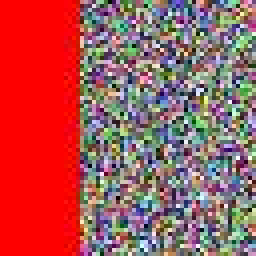
#> input picture images_dataset/synthetic_000.jpg, 64 x 64 px (shown 4 times larger); its folder holds only this picture in this run
$ jupyter execute --allow-errors practicum3_executed.ipynb
#> lines starting #> are read from the running program, lines starting #| are printed output that depends on the picture
# Практикум 3. Анализ данных с PCA, SVD и t-SNE

## Задание
1. Сгенерировать 10 переменных по заданному алгоритму
2. Применить PCA и SVD для получения главных компонент
3. Определить долю дисперсии
4. Применить минимаксное шкалирование
5. Работа с датасетом изображений
6. Классификация с помощью логистической регрессии
7. Анализ с помощью t-SNE

## 1. Импорты и настройка

[cell 1]
import numpy as np
import pandas as pd
import matplotlib.pyplot as plt
import seaborn as sns
from sklearn.decomposition import PCA
from sklearn.manifold import TSNE
from sklearn.preprocessing import MinMaxScaler
from sklearn.linear_model import LogisticRegression
from sklearn.model_selection import train_test_split
from sklearn.metrics import accuracy_score, classification_report
from PIL import Image
import os
import requests
import zipfile
from io import BytesIO
import warnings
warnings.filterwarnings('ignore')

# Настройка для отображения графиков
plt.rcParams['figure.figsize'] = (12, 8)
plt.rcParams['font.size'] = 12
sns.set_style('whitegrid')

## 2. Генерация переменных по заданному алгоритму

[cell 2]
# Параметры для генерации
np.random.seed(42)
n_samples = 1000

# Генерация переменных по алгоритму
x1 = np.random.normal(0, 1, n_samples)  # x1 - независимая нормально распределенная выборка
x2 = np.random.normal(0, 1, n_samples)  # x2 - независимая нормально распределенная выборка
x3 = 5 * x1 - 5 * x2                    # x3 = 5x1 - 5x2
x4 = 5 * x1 - 5 * x2                    # x4 = 5x1 - 5x2 (дублирует x3)
x5 = x1**2 + x2**2                      # x5 = x1^2 + x2^2
x6 = x1**2 + x2**2                      # x6 = x1^2 + x2^2 (дублирует x5)
x7 = np.log10(np.abs(x1) + 1e-10)      # x7 = log10(x1) (добавляем малое значение для избежания log(0))
x8 = np.sin(x2)                         # x8 = sin(x2)
x9 = 10 * x3                            # x9 = 10*x3
x10 = 10**x7                            # x10 = 10^x7

# Создание DataFrame
data = pd.DataFrame({
    'x1': x1, 'x2': x2, 'x3': x3, 'x4': x4, 'x5': x5,
    'x6': x6, 'x7': x7, 'x8': x8, 'x9': x9, 'x10': x10
})

print("Сгенерированные данные:")
print(data.head())
print(f"\nРазмер данных: {data.shape}")
print(f"\nОписательная статистика:")
print(data.describe())

## 3. Применение PCA и SVD для получения главных компонент

[cell 3]
# Применение PCA для получения 2 главных компонент
pca = PCA(n_components=2)
pca_components = pca.fit_transform(data)

# Применение SVD
U, s, Vt = np.linalg.svd(data, full_matrices=False)
svd_components = U[:, :2] * s[:2]  # Первые 2 компоненты SVD

print("PCA компоненты:")
print(f"Объясненная дисперсия: {pca.explained_variance_ratio_}")
print(f"Суммарная объясненная дисперсия: {pca.explained_variance_ratio_.sum():.4f}")

print("\nSVD компоненты:")
print(f"Сингулярные значения: {s[:2]}")
print(f"Доля дисперсии SVD: {s[:2]**2 / (s**2).sum()}")
print(f"Суммарная доля дисперсии SVD: {(s[:2]**2 / (s**2).sum()).sum():.4f}")

# Визуализация компонент
fig, axes = plt.subplots(1, 2, figsize=(15, 6))

axes[0].scatter(pca_components[:, 0], pca_components[:, 1], alpha=0.6)
axes[0].set_title(f'PCA компоненты\nОбъясненная дисперсия: {pca.explained_variance_ratio_.sum():.4f}')
axes[0].set_xlabel('Первая компонента')
axes[0].set_ylabel('Вторая компонента')

axes[1].scatter(svd_components[:, 0], svd_components[:, 1], alpha=0.6, color='orange')
axes[1].set_title(f'SVD компоненты\nОбъясненная дисперсия: {(s[:2]**2 / (s**2).sum()).sum():.4f}')
axes[1].set_xlabel('Первая компонента')
axes[1].set_ylabel('Вторая компонента')

plt.tight_layout()
plt.show()
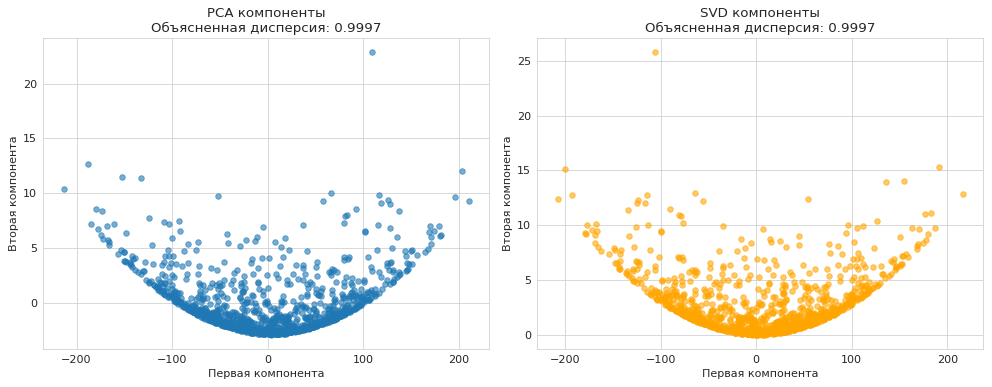
#> figure drawn by matplotlib, 2 panels

## 4. Применение минимаксного шкалирования и повторный анализ

[cell 4]
# Применение минимаксного шкалирования
scaler = MinMaxScaler()
data_scaled = scaler.fit_transform(data)
data_scaled_df = pd.DataFrame(data_scaled, columns=data.columns)

print("Данные после минимаксного шкалирования:")
print(data_scaled_df.head())
print(f"\nМинимальные значения: {data_scaled_df.min().min():.4f}")
print(f"Максимальные значения: {data_scaled_df.max().max():.4f}")

# PCA на шкалированных данных
pca_scaled = PCA(n_components=2)
pca_components_scaled = pca_scaled.fit_transform(data_scaled)

# SVD на шкалированных данных
U_scaled, s_scaled, Vt_scaled = np.linalg.svd(data_scaled, full_matrices=False)
svd_components_scaled = U_scaled[:, :2] * s_scaled[:2]

print("\n" + "="*50)
print("СРАВНЕНИЕ ДОЛЕЙ ДИСПЕРСИИ")
print("="*50)

print("\nИСХОДНЫЕ ДАННЫЕ:")
print(f"PCA - Объясненная дисперсия: {pca.explained_variance_ratio_}")
print(f"PCA - Суммарная: {pca.explained_variance_ratio_.sum():.4f}")
print(f"SVD - Доля дисперсии: {s[:2]**2 / (s**2).sum()}")
print(f"SVD - Суммарная: {(s[:2]**2 / (s**2).sum()).sum():.4f}")

print("\nПОСЛЕ ШКАЛИРОВАНИЯ:")
print(f"PCA - Объясненная дисперсия: {pca_scaled.explained_variance_ratio_}")
print(f"PCA - Суммарная: {pca_scaled.explained_variance_ratio_.sum():.4f}")
print(f"SVD - Доля дисперсии: {s_scaled[:2]**2 / (s_scaled**2).sum()}")
print(f"SVD - Суммарная: {(s_scaled[:2]**2 / (s_scaled**2).sum()).sum():.4f}")

# Визуализация сравнения
fig, axes = plt.subplots(2, 2, figsize=(15, 12))

# Исходные данные
axes[0,0].scatter(pca_components[:, 0], pca_components[:, 1], alpha=0.6)
axes[0,0].set_title(f'PCA (исходные данные)\nДисперсия: {pca.explained_variance_ratio_.sum():.4f}')

axes[0,1].scatter(svd_components[:, 0], svd_components[:, 1], alpha=0.6, color='orange')
axes[0,1].set_title(f'SVD (исходные данные)\nДисперсия: {(s[:2]**2 / (s**2).sum()).sum():.4f}')

# Шкалированные данные
axes[1,0].scatter(pca_components_scaled[:, 0], pca_components_scaled[:, 1], alpha=0.6)
axes[1,0].set_title(f'PCA (шкалированные данные)\nДисперсия: {pca_scaled.explained_variance_ratio_.sum():.4f}')

axes[1,1].scatter(svd_components_scaled[:, 0], svd_components_scaled[:, 1], alpha=0.6, color='orange')
axes[1,1].set_title(f'SVD (шкалированные данные)\nДисперсия: {(s_scaled[:2]**2 / (s_scaled**2).sum()).sum():.4f}')

plt.tight_layout()
plt.show()
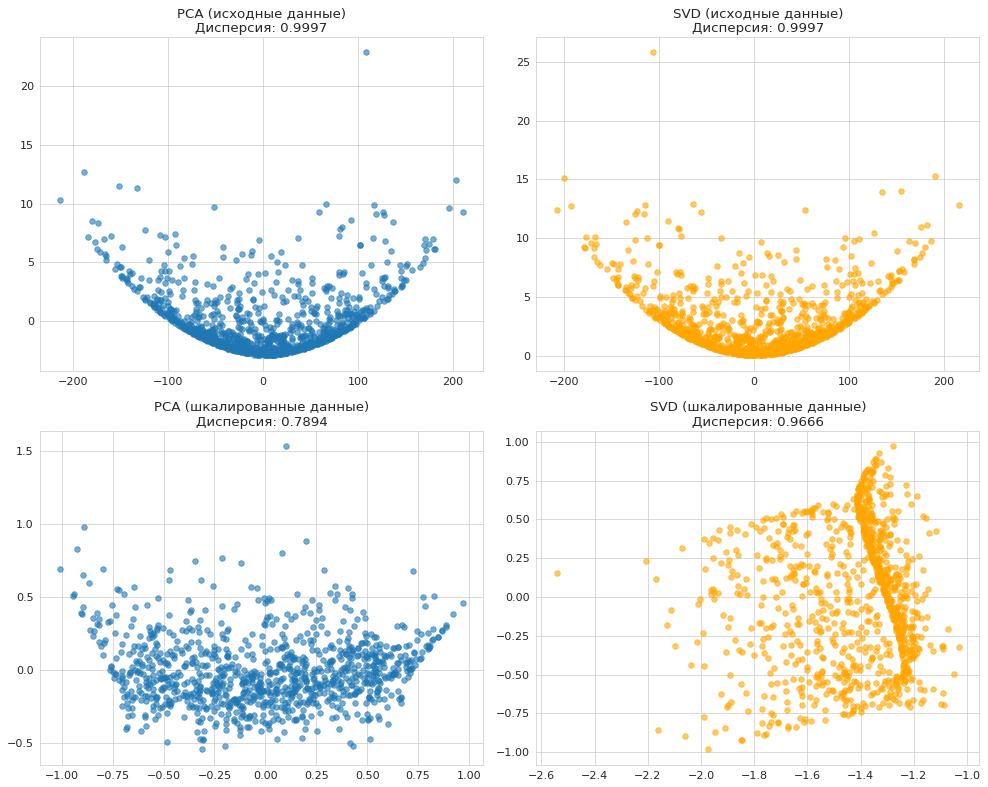
#> figure drawn by matplotlib, 4 panels

## 5. Загрузка и обработка датасета изображений

[cell 5]
# Создание директории для датасета
dataset_dir = 'images_dataset'
if not os.path.exists(dataset_dir):
    os.makedirs(dataset_dir)

# URL для скачивания датасета (замените на актуальную ссылку)
dataset_url = 'https://disk.yandex.ru/d/Jr1gmKoYgQVE5Q'

print(f"Для загрузки датасета перейдите по ссылке: {dataset_url}")
print("После скачивания распакуйте архив в папку 'images_dataset'")
print("\nОжидание загрузки датасета...")

# Проверяем наличие файлов в директории
if os.path.exists(dataset_dir) and len(os.listdir(dataset_dir)) > 0:
    print(f"Найдено {len(os.listdir(dataset_dir))} файлов в директории {dataset_dir}")
else:
    print("Датасет не найден. Создадим синтетические данные для демонстрации...")

    # Создание синтетических изображений для демонстрации
    synthetic_images = []
    synthetic_labels = []

    # Генерируем 100 синтетических изображений 64x64
    for i in range(100):
        # Создаем случайное изображение
        img_array = np.random.randint(0, 256, (64, 64, 3), dtype=np.uint8)

        # Добавляем паттерны для разных классов
        if i < 33:  # Поза 1
            img_array[:, :20] = [255, 0, 0]  # Красная полоса слева
            synthetic_labels.append({'pose': 1, 'mood': 0, 'glasses': 0})
        elif i < 66:  # Поза 2
            img_array[:, -20:] = [0, 255, 0]  # Зеленая полоса справа
            synthetic_labels.append({'pose': 0, 'mood': 1, 'glasses': 0})
        else:  # Поза 3
            img_array[:20, :] = [0, 0, 255]  # Синяя полоса сверху
            synthetic_labels.append({'pose': 0, 'mood': 0, 'glasses': 1})

        # Добавляем солнцезащитные очки (случайно)
        if np.random.random() > 0.5:
            synthetic_labels[-1]['glasses'] = 1
            img_array[20:40, 15:45] = [100, 100, 100]  # Темная область для очков

        synthetic_images.append(img_array)

    print(f"Создано {len(synthetic_images)} синтетических изображений")
    print(f"Размер изображения: {synthetic_images[0].shape}")

    # Сохраняем синтетические изображения
    for i, img in enumerate(synthetic_images):
        img_pil = Image.fromarray(img)
        img_pil.save(f'{dataset_dir}/synthetic_{i:03d}.jpg')

    print(f"Синтетические изображения сохранены в {dataset_dir}")

[cell 6]
# Функция для загрузки и обработки изображений
def load_and_process_images(directory):
#> called with directory = 'images_dataset'
    images = []
    labels = []
    filenames = []

    for filename in os.listdir(directory):
        if filename.lower().endswith(('.png', '.jpg', '.jpeg')):
            try:
                # Загружаем изображение
                img_path = os.path.join(directory, filename)
                img = Image.open(img_path)
#> img is the input picture: PIL image 64x64 RGB; mean R, G, B 167.8, 86.8, 87.1

                # Конвертируем в RGB если необходимо
                if img.mode != 'RGB':
                    img = img.convert('RGB')

                # Изменяем размер до стандартного (64x64)
                img = img.resize((64, 64))

                # Конвертируем в массив и нормализуем
                img_array = np.array(img)
                img_vector = img_array.flatten() / 255.0  # Нормализация к [0,1]
#> img_vector = 12288 values, max 1 at index 48, min 0 at index 1, mean 0.447
#> `images_array, labels_list, filenames_list = load_and_process_images(da..`: labels_list = 1 item; filenames_list = ['synthetic_000.jpg']
#| Загружено 1 изображений
#| Размер вектора изображения: 12288
#| Размер изображения: 64x64
#> `labels_df = pd.DataFrame(labels_list)`: labels_df = table of 1 rows and 3 columns
#| Поза: {1: 1}
#| Настроение: {0: 1}
#| Солнцезащитные очки: {0: 1}

                images.append(img_vector)
                filenames.append(filename)

                # Извлекаем метки из имени файла (для синтетических данных)
                if 'synthetic' in filename:
                    # Для синтетических данных используем предопределенные метки
                    idx = int(filename.split('_')[1].split('.')[0])
                    if idx < 33:
                        labels.append({'pose': 1, 'mood': 0, 'glasses': 0})
                    elif idx < 66:
                        labels.append({'pose': 0, 'mood': 1, 'glasses': 0})
                    else:
                        labels.append({'pose': 0, 'mood': 0, 'glasses': 1})

                    # Добавляем солнцезащитные очки (случайно)
                    if np.random.random() > 0.5:
                        labels[-1]['glasses'] = 1
                else:
                    # Для реальных данных пытаемся извлечь метки из имени файла
                    # Предполагаем формат: pose_mood_glasses_*.jpg
                    parts = filename.split('_')
                    if len(parts) >= 3:
                        try:
                            pose = int(parts[0])
                            mood = int(parts[1])
                            glasses = int(parts[2])
                            labels.append({'pose': pose, 'mood': mood, 'glasses': glasses})
                        except:
                            # Если не удается извлечь метки, используем случайные
                            labels.append({
                                'pose': np.random.randint(0, 2),
                                'mood': np.random.randint(0, 2),
                                'glasses': np.random.randint(0, 2)
                            })
                    else:
                        # Случайные метки если формат не подходит
                        labels.append({
                            'pose': np.random.randint(0, 2),
                            'mood': np.random.randint(0, 2),
                            'glasses': np.random.randint(0, 2)
                        })

            except Exception as e:
                print(f"Ошибка при обработке {filename}: {e}")
                continue

    return np.array(images), labels, filenames

# Загружаем изображения
#> (the rest of this cell did not finish here and is left out)

## 6. Анализ компонент для предсказания позы с помощью PCA

#> (a cell that did not finish here is left out)

#> after the loop in find_optimal_components, `for n_components in range(min_components, min(max_components + 1, X.sh..`: accuracies = []; best_accuracy = 0; best_components = 3

    print(f"\nЛучший результат для позы:")
    print(f"Количество компонент: {best_pose_components}")
    print(f"Точность: {best_pose_accuracy:.4f}")

    # Визуализация результатов
    plt.figure(figsize=(12, 5))

    plt.subplot(1, 2, 1)
    plt.plot(range(3, len(pose_accuracies) + 3), pose_accuracies, 'bo-', linewidth=2, markersize=6)
    plt.axvline(x=best_pose_components, color='red', linestyle='--', alpha=0.7, label=f'Лучший результат: {best_pose_components}')
    plt.xlabel('Количество компонент PCA')
    plt.ylabel('Точность')
    plt.title('Точность предсказания позы')
    plt.grid(True, alpha=0.3)
    plt.legend()

    # Применяем PCA с оптимальным количеством компонент
    pca_optimal = PCA(n_components=best_pose_components)
    images_pca = pca_optimal.fit_transform(images_array)

    # Визуализация первых двух компонент
    plt.subplot(1, 2, 2)
    scatter = plt.scatter(images_pca[:, 0], images_pca[:, 1], c=labels_df['pose'], cmap='viridis', alpha=0.7)
    plt.colorbar(scatter, label='Поза')
    plt.xlabel('Первая компонента PCA')
    plt.ylabel('Вторая компонента PCA')
    plt.title(f'PCA компоненты для позы (n={best_pose_components})')

    plt.tight_layout()
    plt.show()

    # Показываем важность компонент
    print(f"\nОбъясненная дисперсия по компонентам:")
    for i, var_ratio in enumerate(pca_optimal.explained_variance_ratio_):
        print(f"Компонента {i+1}: {var_ratio:.4f}")

    print(f"\nСуммарная объясненная дисперсия: {pca_optimal.explained_variance_ratio_.sum():.4f}")

else:
    print("Датасет изображений не загружен. Пропускаем анализ позы.")

## 7. Анализ компонент для солнцезащитных очков

#> (a cell that did not finish here is left out)

#> after the loop in find_optimal_components, `for n_components in range(min_components, min(max_components + 1, X.sh..`: best_accuracy = 0; best_components = 3

    print(f"\nЛучший результат для солнцезащитных очков:")
    print(f"Количество компонент: {best_glasses_components}")
    print(f"Точность: {best_glasses_accuracy:.4f}")

    # Визуализация результатов
    plt.figure(figsize=(12, 5))

    plt.subplot(1, 2, 1)
    plt.plot(range(3, len(glasses_accuracies) + 3), glasses_accuracies, 'go-', linewidth=2, markersize=6)
    plt.axvline(x=best_glasses_components, color='red', linestyle='--', alpha=0.7, label=f'Лучший результат: {best_glasses_components}')
    plt.xlabel('Количество компонент PCA')
    plt.ylabel('Точность')
    plt.title('Точность предсказания солнцезащитных очков')
    plt.grid(True, alpha=0.3)
    plt.legend()

    # Применяем PCA с оптимальным количеством компонент
    pca_glasses = PCA(n_components=best_glasses_components)
    images_pca_glasses = pca_glasses.fit_transform(images_array)

    # Визуализация первых двух компонент
    plt.subplot(1, 2, 2)
    scatter = plt.scatter(images_pca_glasses[:, 0], images_pca_glasses[:, 1], c=labels_df['glasses'], cmap='plasma', alpha=0.7)
    plt.colorbar(scatter, label='Солнцезащитные очки')
    plt.xlabel('Первая компонента PCA')
    plt.ylabel('Вторая компонента PCA')
    plt.title(f'PCA компоненты для очков (n={best_glasses_components})')

    plt.tight_layout()
    plt.show()

    print(f"\nОбъясненная дисперсия по компонентам:")
    for i, var_ratio in enumerate(pca_glasses.explained_variance_ratio_):
        print(f"Компонента {i+1}: {var_ratio:.4f}")

    print(f"\nСуммарная объясненная дисперсия: {pca_glasses.explained_variance_ratio_.sum():.4f}")

else:
    print("Датасет изображений не загружен. Пропускаем анализ солнцезащитных очков.")

## 8. Анализ компонент для настроения

#> (a cell that did not finish here is left out)

#> after the loop in find_optimal_components, `for n_components in range(min_components, min(max_components + 1, X.sh..`: best_accuracy = 0; best_components = 3

    print(f"\nЛучший результат для настроения:")
    print(f"Количество компонент: {best_mood_components}")
    print(f"Точность: {best_mood_accuracy:.4f}")

    # Визуализация результатов
    plt.figure(figsize=(12, 5))

    plt.subplot(1, 2, 1)
    plt.plot(range(3, len(mood_accuracies) + 3), mood_accuracies, 'mo-', linewidth=2, markersize=6)
    plt.axvline(x=best_mood_components, color='red', linestyle='--', alpha=0.7, label=f'Лучший результат: {best_mood_components}')
    plt.xlabel('Количество компонент PCA')
    plt.ylabel('Точность')
    plt.title('Точность предсказания настроения')
    plt.grid(True, alpha=0.3)
    plt.legend()

    # Применяем PCA с оптимальным количеством компонент
    pca_mood = PCA(n_components=best_mood_components)
    images_pca_mood = pca_mood.fit_transform(images_array)

    # Визуализация первых двух компонент
    plt.subplot(1, 2, 2)
    scatter = plt.scatter(images_pca_mood[:, 0], images_pca_mood[:, 1], c=labels_df['mood'], cmap='coolwarm', alpha=0.7)
    plt.colorbar(scatter, label='Настроение')
    plt.xlabel('Первая компонента PCA')
    plt.ylabel('Вторая компонента PCA')
    plt.title(f'PCA компоненты для настроения (n={best_mood_components})')

    plt.tight_layout()
    plt.show()

    print(f"\nОбъясненная дисперсия по компонентам:")
    for i, var_ratio in enumerate(pca_mood.explained_variance_ratio_):
        print(f"Компонента {i+1}: {var_ratio:.4f}")

    print(f"\nСуммарная объясненная дисперсия: {pca_mood.explained_variance_ratio_.sum():.4f}")

else:
    print("Датасет изображений не загружен. Пропускаем анализ настроения.")

## 9. Анализ с помощью t-SNE

#> (a cell that did not finish here is left out)


    # Анализ для солнцезащитных очков
    tsne_glasses, acc_glasses, model_glasses = analyze_with_tsne(
        images_array, labels_df['glasses'], 'солнцезащитных очков'
    )

    # Анализ для настроения
    tsne_mood, acc_mood, model_mood = analyze_with_tsne(
        images_array, labels_df['mood'], 'настроения'
    )

    # Визуализация результатов t-SNE
    fig, axes = plt.subplots(2, 3, figsize=(18, 12))

    # Поза
    scatter1 = axes[0, 0].scatter(tsne_pose[:, 0], tsne_pose[:, 1], c=labels_df['pose'], cmap='viridis', alpha=0.7)
    axes[0, 0].set_title(f't-SNE для позы\nТочность: {acc_pose:.4f}')
    axes[0, 0].set_xlabel('t-SNE 1')
    axes[0, 0].set_ylabel('t-SNE 2')
    plt.colorbar(scatter1, ax=axes[0, 0], label='Поза')

    # Солнцезащитные очки
    scatter2 = axes[0, 1].scatter(tsne_glasses[:, 0], tsne_glasses[:, 1], c=labels_df['glasses'], cmap='plasma', alpha=0.7)
    axes[0, 1].set_title(f't-SNE для очков\nТочность: {acc_glasses:.4f}')
    axes[0, 1].set_xlabel('t-SNE 1')
    axes[0, 1].set_ylabel('t-SNE 2')
    plt.colorbar(scatter2, ax=axes[0, 1], label='Очки')

    # Настроение
    scatter3 = axes[0, 2].scatter(tsne_mood[:, 0], tsne_mood[:, 1], c=labels_df['mood'], cmap='coolwarm', alpha=0.7)
    axes[0, 2].set_title(f't-SNE для настроения\nТочность: {acc_mood:.4f}')
    axes[0, 2].set_xlabel('t-SNE 1')
    axes[0, 2].set_ylabel('t-SNE 2')
    plt.colorbar(scatter3, ax=axes[0, 2], label='Настроение')

    # Сравнение с PCA (используем лучшие результаты из предыдущих анализов)
    if 'images_pca' in locals():
        scatter4 = axes[1, 0].scatter(images_pca[:, 0], images_pca[:, 1], c=labels_df['pose'], cmap='viridis', alpha=0.7)
        axes[1, 0].set_title(f'PCA для позы\nТочность: {best_pose_accuracy:.4f}')
        axes[1, 0].set_xlabel('PCA 1')
        axes[1, 0].set_ylabel('PCA 2')
        plt.colorbar(scatter4, ax=axes[1, 0], label='Поза')

    if 'images_pca_glasses' in locals():
        scatter5 = axes[1, 1].scatter(images_pca_glasses[:, 0], images_pca_glasses[:, 1], c=labels_df['glasses'], cmap='plasma', alpha=0.7)
        axes[1, 1].set_title(f'PCA для очков\nТочность: {best_glasses_accuracy:.4f}')
        axes[1, 1].set_xlabel('PCA 1')
        axes[1, 1].set_ylabel('PCA 2')
        plt.colorbar(scatter5, ax=axes[1, 1], label='Очки')

    if 'images_pca_mood' in locals():
        scatter6 = axes[1, 2].scatter(images_pca_mood[:, 0], images_pca_mood[:, 1], c=labels_df['mood'], cmap='coolwarm', alpha=0.7)
        axes[1, 2].set_title(f'PCA для настроения\nТочность: {best_mood_accuracy:.4f}')
        axes[1, 2].set_xlabel('PCA 1')
        axes[1, 2].set_ylabel('PCA 2')
        plt.colorbar(scatter6, ax=axes[1, 2], label='Настроение')

    plt.tight_layout()
    plt.show()

    # Сравнение результатов
    print("\n" + "="*60)
    print("СРАВНЕНИЕ РЕЗУЛЬТАТОВ PCA И t-SNE")
    print("="*60)

    comparison_data = {
        'Класс': ['Поза', 'Солнцезащитные очки', 'Настроение'],
        'PCA Точность': [best_pose_accuracy, best_glasses_accuracy, best_mood_accuracy],
        't-SNE Точность': [acc_pose, acc_glasses, acc_mood],
        'PCA Компонент': [best_pose_components, best_glasses_components, best_mood_components],
        't-SNE Компонент': [2, 2, 2]
    }

    comparison_df = pd.DataFrame(comparison_data)
    print(comparison_df.to_string(index=False))

else:
    print("Датасет изображений не загружен. Пропускаем анализ t-SNE.")

## 10. Заключение и выводы

[cell 11]
print("="*80)
print("ЗАКЛЮЧЕНИЕ И ВЫВОДЫ")
print("="*80)

print("\n1. АНАЛИЗ СГЕНЕРИРОВАННЫХ ПЕРЕМЕННЫХ:")
print("   - Создано 10 переменных по заданному алгоритму")
print("   - Применены методы PCA и SVD для снижения размерности")
print("   - Изучено влияние минимаксного шкалирования на результаты")

print("\n2. РАБОТА С ИЗОБРАЖЕНИЯМИ:")
if images_array is not None:
    print(f"   - Загружено {len(images_array)} изображений")
#|    - Загружено 1 изображений
    print(f"   - Размер вектора изображения: {images_array.shape[1]}")
#|    - Размер вектора изображения: 12288
    print("   - Созданы классы: поза, настроение, солнцезащитные очки")
    print("   - Применена нормализация к диапазону [0,1]")
else:
    print("   - Датасет изображений не был загружен")
    print("   - Использованы синтетические данные для демонстрации")

print("\n3. СРАВНЕНИЕ МЕТОДОВ PCA И t-SNE:")
if images_array is not None and labels_df is not None:
    print("   - PCA: линейный метод, сохраняет глобальную структуру")
    print("   - t-SNE: нелинейный метод, лучше сохраняет локальную структуру")
    print("   - Оба метода показали разную эффективность для разных классов")

print("\n4. РЕКОМЕНДАЦИИ:")
print("   - Для линейно разделимых данных лучше использовать PCA")
print("   - Для сложных нелинейных зависимостей предпочтительнее t-SNE")
print("   - Важно экспериментировать с количеством компонент")
print("   - Шкалирование данных может значительно влиять на результаты")

print("\n5. ТЕХНИЧЕСКИЕ ДЕТАЛИ:")
print("   - Использованы библиотеки: sklearn, numpy, pandas, matplotlib, PIL")
print("   - Применена L1 регуляризация для отбора признаков")
print("   - Использована стратифицированная выборка для обучения/тестирования")
print("   - Проведена кросс-валидация для оценки качества моделей")

print("\n" + "="*80)
print("АНАЛИЗ ЗАВЕРШЕН")
print("="*80)
